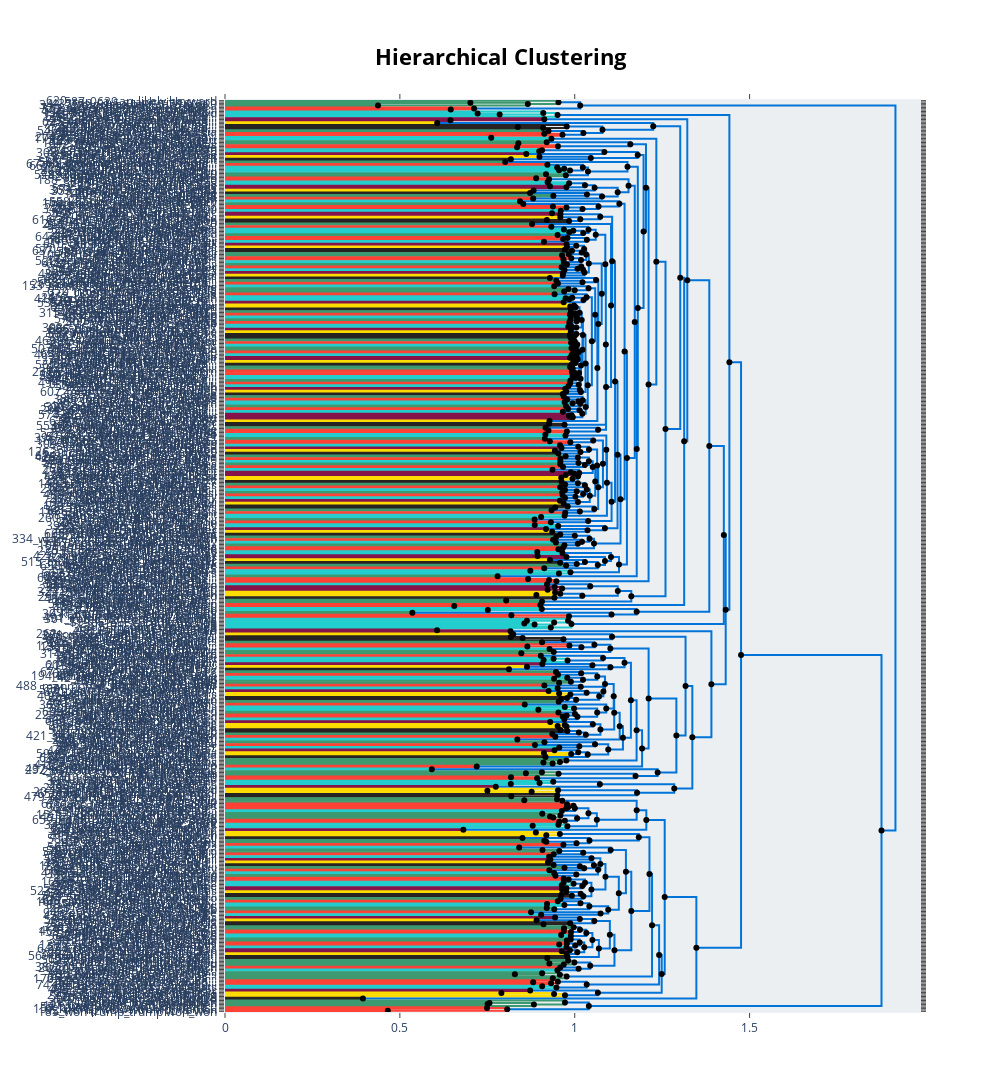

Notebook cell for this chart:
### Code cell
bertopic.model.visualize_hierarchy(hierarchical_topics=hierarchical_topics)
